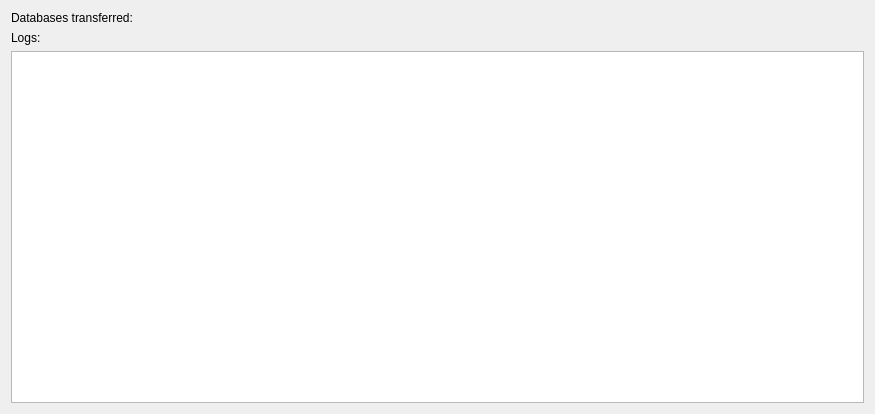
<?xml version="1.0" encoding="UTF-8"?>
<ui version="4.0">
 <class>LogsDialog</class>
 <widget class="QDialog" name="LogsDialog">
  <property name="geometry">
   <rect>
    <x>0</x>
    <y>0</y>
    <width>875</width>
    <height>414</height>
   </rect>
  </property>
  <property name="windowTitle">
   <string>Dialog</string>
  </property>
  <layout class="QVBoxLayout" name="verticalLayout">
   <item>
    <widget class="QLabel" name="transfersLabel">
     <property name="text">
      <string>Databases transferred:</string>
     </property>
    </widget>
   </item>
   <item>
    <widget class="QLabel" name="logsLabel">
     <property name="text">
      <string>Logs:</string>
     </property>
    </widget>
   </item>
   <item>
    <widget class="QTextEdit" name="textEdit">
     <property name="styleSheet">
      <string notr="true">QTextEdit { font-family:  &quot;Courier&quot; }</string>
     </property>
     <property name="undoRedoEnabled">
      <bool>false</bool>
     </property>
     <property name="lineWrapMode">
      <enum>QTextEdit::NoWrap</enum>
     </property>
     <property name="readOnly">
      <bool>true</bool>
     </property>
     <property name="html">
      <string>&lt;!DOCTYPE HTML PUBLIC &quot;-//W3C//DTD HTML 4.0//EN&quot; &quot;http://www.w3.org/TR/REC-html40/strict.dtd&quot;&gt;
&lt;html&gt;&lt;head&gt;&lt;meta name=&quot;qrichtext&quot; content=&quot;1&quot; /&gt;&lt;style type=&quot;text/css&quot;&gt;
p, li { white-space: pre-wrap; }
&lt;/style&gt;&lt;/head&gt;&lt;body style=&quot; font-family:'Courier'; font-size:13pt; font-weight:400; font-style:normal;&quot;&gt;
&lt;p style=&quot;-qt-paragraph-type:empty; margin-top:0px; margin-bottom:0px; margin-left:0px; margin-right:0px; -qt-block-indent:0; text-indent:0px;&quot;&gt;&lt;br /&gt;&lt;/p&gt;&lt;/body&gt;&lt;/html&gt;</string>
     </property>
     <property name="acceptRichText">
      <bool>false</bool>
     </property>
    </widget>
   </item>
  </layout>
 </widget>
 <resources/>
 <connections/>
</ui>
